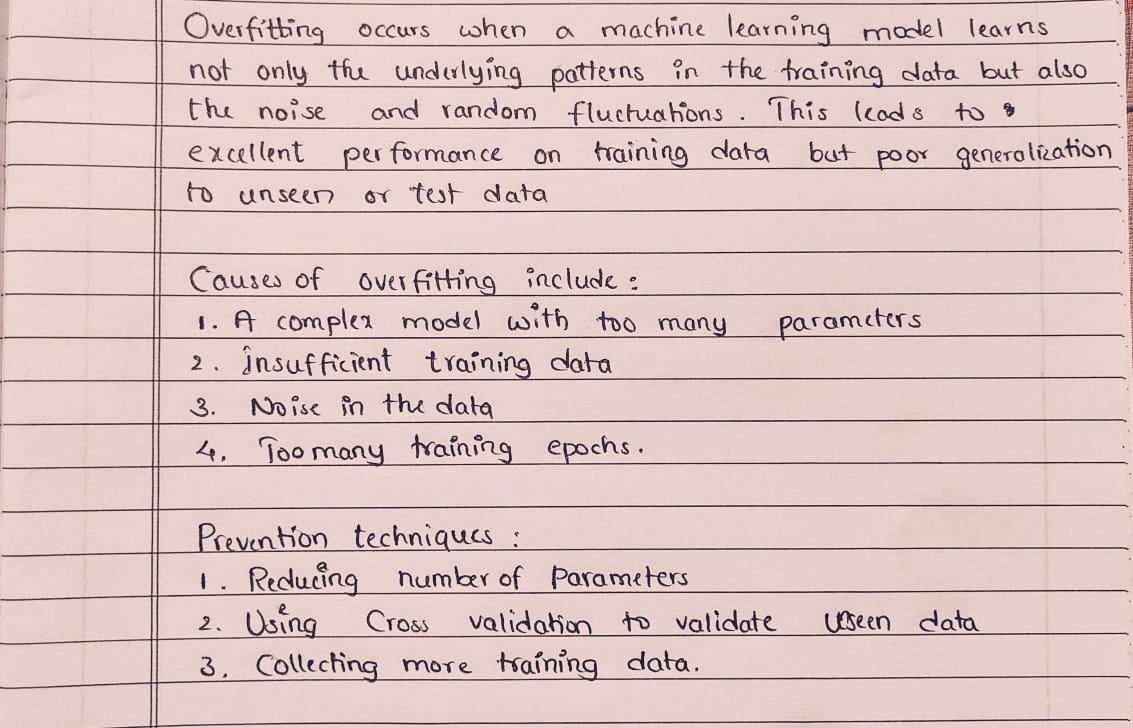
#> input picture ASE_FINAL/test_img.jpg, 1133 x 728 px, found by its file name; its folder holds 2 pictures in this run
$ python main4.py
#> lines starting #> are read from the running program, lines starting #| are printed output that depends on the picture
import cv2
import os
import numpy as np
from pdf2image import convert_from_path
from PIL import Image

def split_image_by_horizontal_lines(image_path, output_dir):
#> called with output_dir = 'C:/Users/harsh/Desktop/ASE_FINAL/results'
    print(f"Reading image from: {image_path}")
    img = cv2.imread(image_path)
#> img is the input picture: shape (728, 1133, 3); mean B, G, R 193.6, 196.5, 219.9
    if img is None:
        raise ValueError("Image not found or failed to load.")

    gray = cv2.cvtColor(img, cv2.COLOR_BGR2GRAY)

    # Preprocessing
    blurred = cv2.GaussianBlur(gray, (3, 3), 0)
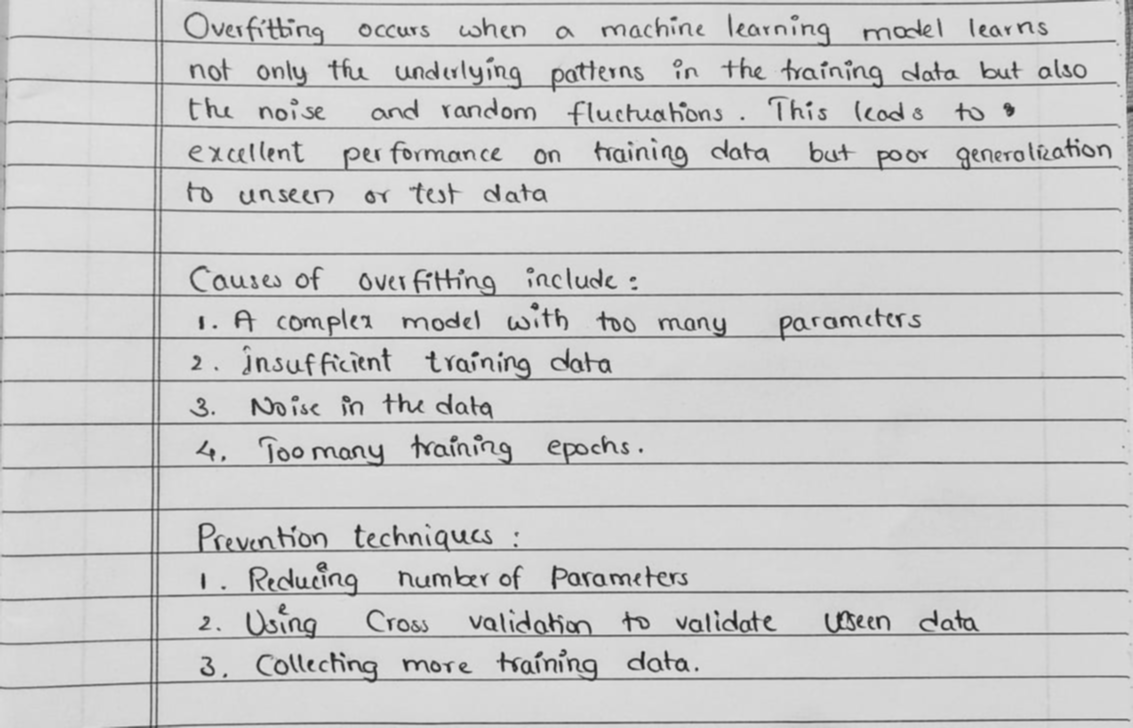
#> blurred: shape (728, 1133); min 31, max 228, mean 203.3
    edges = cv2.Canny(blurred, 50, 150, apertureSize=3)
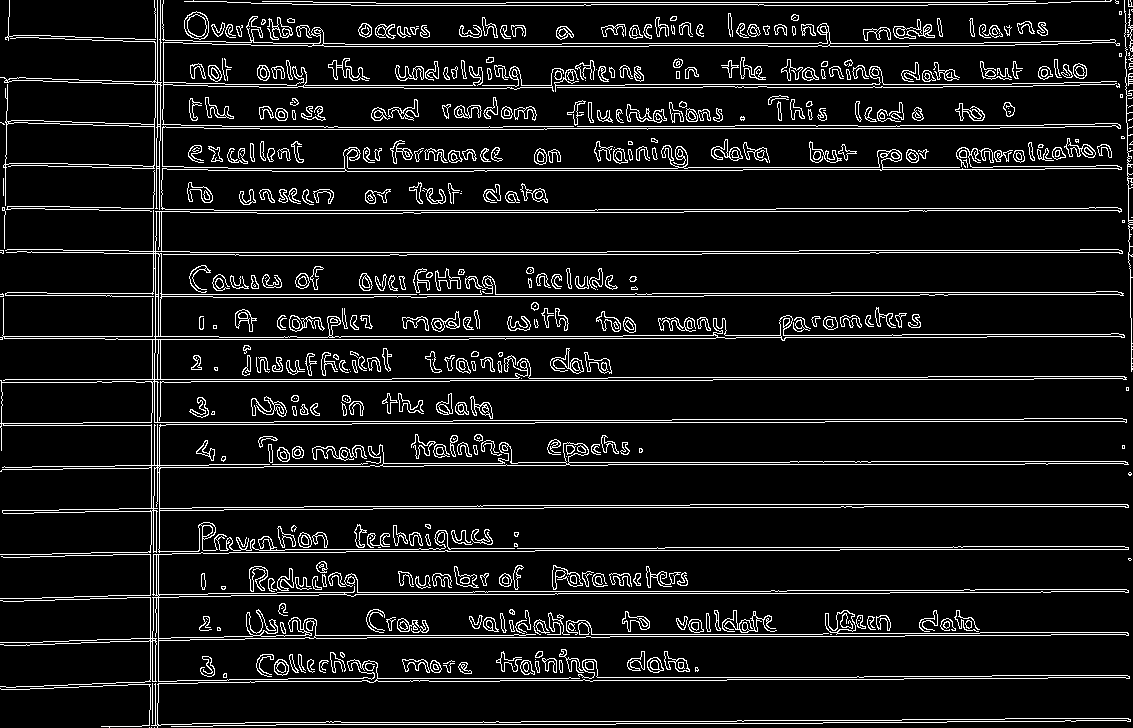
#> edges: shape (728, 1133); 8.9% white in thin lines or dots

    # Save edge image for debugging
    cv2.imwrite("debug_edges.jpg", edges)

    print("Running HoughLinesP...")
    lines = cv2.HoughLinesP(
        edges,
        rho=1,
        theta=np.pi / 180,
        threshold=80,
        minLineLength=img.shape[1] // 4,
        maxLineGap=20
    )
#> lines = 41 rows, first 6: [190, 252, 606, 252], [152, 294, 651, 294], [214, 210, 597, 210], [506, 2, 987, 2], [328, 336, 622, 336], [5, 379, 391, 379]

    if lines is None:
        raise ValueError("No lines detected.")

    print(f"Total lines detected: {len(lines)}")
#| Total lines detected: 41

    # Filter near-horizontal lines
    horizontal_lines = []
    for line in lines:
        x1, y1, x2, y2 = line[0]
        if abs(y2 - y1) < 10:
            horizontal_lines.append(int(y1))
#> this loop made 41 passes
#> (x1, y1, x2, y2) on passes 1 to 12: (190, 252, 606, 252), (152, 294, 651, 294), (214, 210, 597, 210), (506, 2, 987, 2), (328, 336, 622, 336), (5, 379, 391, 379), (562, 43, 983, 43), (608, 464, 1024, 464), (625, 84, 1011, 84), (228, 168, 687, 168), (308, 46, 648, 46), (586, 636, 904, 636)
#> after the loop, horizontal_lines = 41 values, max 724 at index 26, min 2 at index 3, mean 376.1

    print(f"Horizontal lines detected at y-positions: {horizontal_lines}")
#> (printed output is left out)

    lines_y = sorted(set(horizontal_lines))
#> lines_y = 41 values from 2 to 724
    print(f"Unique sorted horizontal line y-values: {lines_y}")
#> (printed output is left out)

    if len(lines_y) < 2:
        raise ValueError(f"Couldn't detect enough horizontal lines. Found only {len(lines_y)}.")

    os.makedirs(output_dir, exist_ok=True)

    # Ensure top and bottom boundaries are included
    if 0 not in lines_y:
        lines_y = [0] + lines_y
#> lines_y = 42 values from 0 to 724
    if img.shape[0] not in lines_y:
        lines_y.append(img.shape[0])

    print(f"Final split positions (y): {lines_y}")
#> (printed output is left out)

    # Split and save segments
    segment_index = 1
    for i in range(len(lines_y) - 1):
        top = int(lines_y[i])
        bottom = int(lines_y[i + 1])
        if bottom - top > 10:
            segment = img[top:bottom, :]
            output_file = os.path.join(output_dir, f"{segment_index}.png")
            success = cv2.imwrite(output_file, segment)
            print(f"Saving segment {segment_index}: {'Success' if success else 'Failed'}")
            segment_index += 1
#> this loop made 42 passes
#> (top, bottom) on passes 1 to 12: (0, 2), (2, 43), (43, 46), (46, 84), (84, 85), (85, 128), (128, 129), (129, 167), (167, 168), (168, 169), (169, 208), (208, 210)
#| Saving segment 1: Success
#| Saving segment 2: Success
#| Saving segment 3: Success
#| Saving segment 4: Success
#| Saving segment 5: Success
#| Saving segment 6: Success
#| Saving segment 7: Success
#| Saving segment 8: Success
#> (further printed lines are left out)
#> pass 2, in split_image_by_horizontal_lines, `segment = img[top:bottom, :]`:
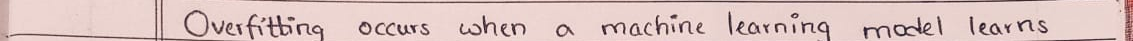
#> segment: shape (41, 1133, 3); mean B, G, R 192, 195, 219
#> after the loop, segment_index = 18

    print(f"Image successfully split into {segment_index - 1} segments.")
#| Image successfully split into 17 segments.


def convert_pdf_to_image(pdf_path, output_image_path):
    print(f"Converting PDF to image: {pdf_path}")
    images = convert_from_path(pdf_path)
    if not images:
        raise ValueError("Failed to convert PDF to image.")
    images[0].save(output_image_path, 'JPEG')
    print(f"Saved first page as image: {output_image_path}")
    return output_image_path


def run_split(input_path, output_dir):
    os.makedirs(output_dir, exist_ok=True)

    if input_path.lower().endswith(".pdf"):
        temp_image_path = os.path.join(output_dir, "converted_page.jpg")
        image_path = convert_pdf_to_image(input_path, temp_image_path)
    else:
        image_path = input_path

    split_image_by_horizontal_lines(image_path, output_dir)


# Example usage
if __name__ == "__main__":
    run_split(
        input_path="C:/Users/harsh/Desktop/ASE_FINAL/test_img.jpg",  # or PDF path
        output_dir="C:/Users/harsh/Desktop/ASE_FINAL/results"
    )
